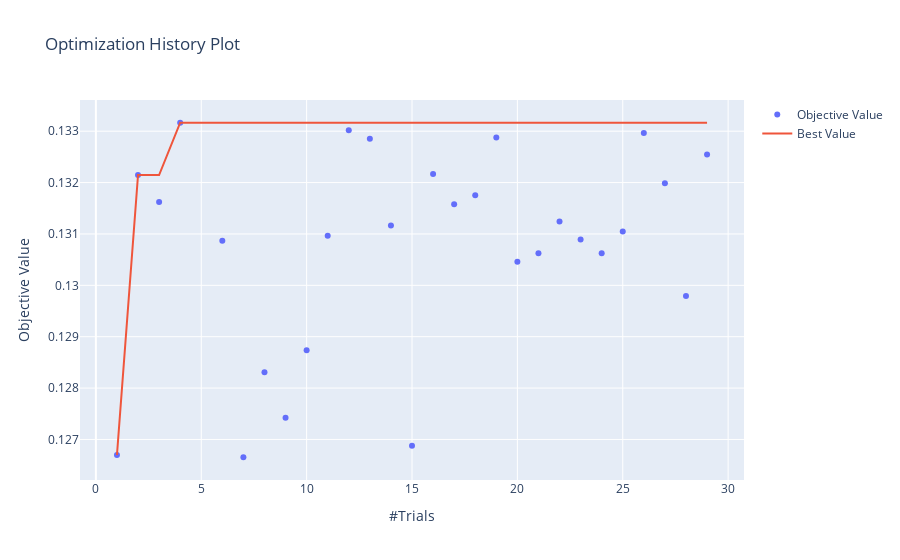

The notebook cell saved with this chart:
### Code cell
plot_optimization_history(study)

### Figure 1 — Plotly figure (JSON) as saved in the notebook; plotly's stock layout.template omitted (floating-point values rounded to 4 significant figures)
{"data": [{"mode": "markers", "name": "Objective Value", "type": "scatter", "x": [1, 2, 3, 4, 6, 7, 8, 9, 10, 11, 12, 13, 14, 15, 16, 17, 18, 19, 20, 21, 22, 23, 24, 25, 26, 27, 28, 29], "y": [0.1267, 0.1321, 0.1316, 0.1332, 0.1309, 0.1267, 0.1283, 0.1274, 0.1287, 0.131, 0.133, 0.1329, 0.1312, 0.1269, 0.1322, 0.1316, 0.1318, 0.1329, 0.1305, 0.1306, 0.1312, 0.1309, 0.1306, 0.131, 0.133, 0.132, 0.1298, 0.1325]}, {"name": "Best Value", "type": "scatter", "x": [1, 2, 3, 4, 6, 7, 8, 9, 10, 11, 12, 13, 14, 15, 16, 17, 18, 19, 20, 21, 22, 23, 24, 25, 26, 27, 28, 29], "y": [0.1267, 0.1321, 0.1321, 0.1332, 0.1332, 0.1332, 0.1332, 0.1332, 0.1332, 0.1332, 0.1332, 0.1332, 0.1332, 0.1332, 0.1332, 0.1332, 0.1332, 0.1332, 0.1332, 0.1332, 0.1332, 0.1332, 0.1332, 0.1332, 0.1332, 0.1332, 0.1332, 0.1332]}], "layout": {"autosize": true, "title": {"text": "Optimization History Plot"}, "xaxis": {"autorange": true, "range": [-0.7264, 30.73], "title": {"text": "#Trials"}, "type": "linear"}, "yaxis": {"autorange": true, "range": [0.1261, 0.1337], "title": {"text": "Objective Value"}, "type": "linear"}}}
